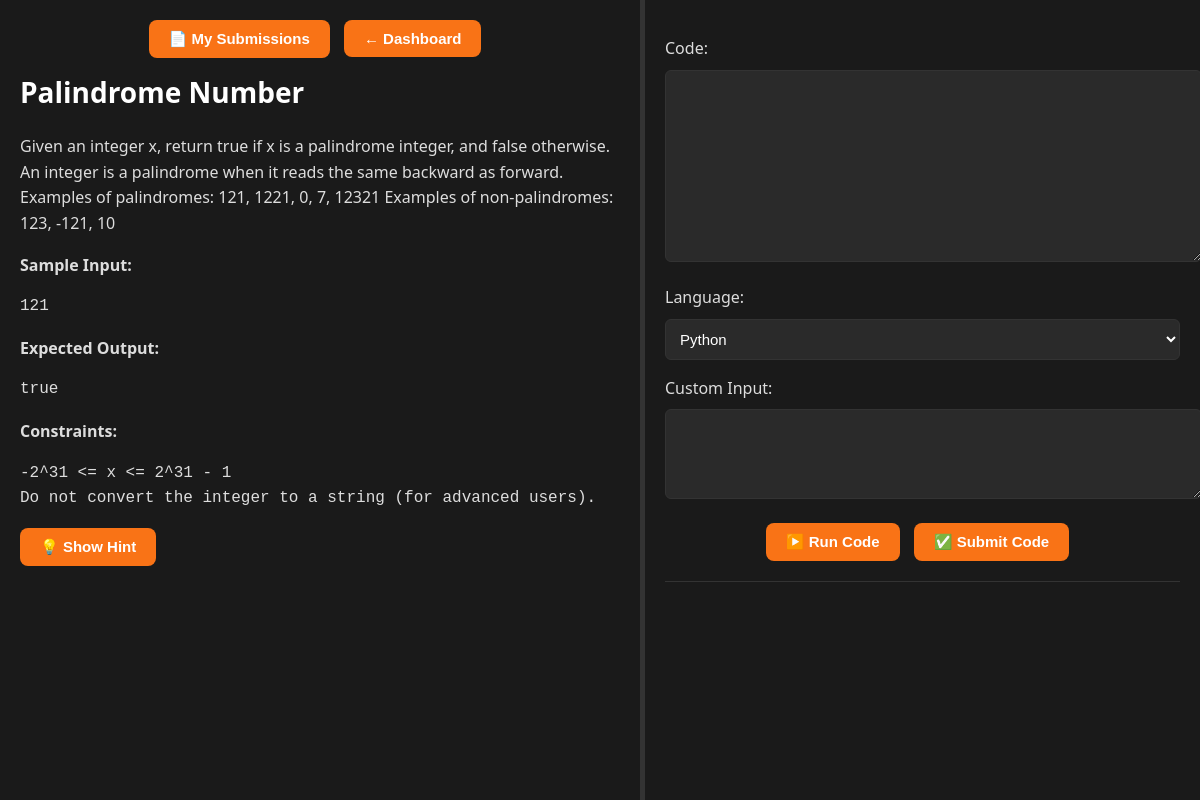
/executor/run/form/?problem_id=2 (signed in), run on the app's committed database.
### problems/models.py (models this page shows, shortened)
class Problem(models.Model):
    title = models.CharField(max_length=255)
    description = models.TextField()
    sample_input = models.TextField()
    sample_output = models.TextField()
    hidden_test_cases = models.JSONField(default=list)
    constraints = models.TextField(blank=True, null=True)  # Automatically adds current timestamp

### executor/views.py (the view)
# urls.py: path('run/form/', code_executor_form_view, name='html-code-run'),
@login_required
def code_executor_form_view(request):
    run_output = ""
    verdict = ""
    hidden_results = []
    problem = None
    problem_id = request.GET.get('problem_id')
    if problem_id:
        problem = get_object_or_404(Problem, pk=problem_id)
    if request.method == "POST":
        form = CodeExecutionForm(request.POST)
        if form.is_valid():
            code = form.cleaned_data['code']
            language = form.cleaned_data['language']
            custom_input = form.cleaned_data['custom_input']
            filename = "temp.py" if language == 'python' else "temp.c" if language == 'c' else "temp.cpp"
            with open(filename, "w") as f:
                f.write(code)
            action = request.POST.get('action')
            if custom_input and ' ' in custom_input:
                custom_input = custom_input.replace(' ', '\n')
            if action == 'run':
                if not custom_input.strip():
                    run_output = "⚠️ No custom input provided."
                else:
                    try:
                        start = time.time()
                        if language == 'python':
                            result = subprocess.run(["python3", filename], input=custom_input.encode(), capture_output=True, timeout=5)
                        elif language == 'c':
                            subprocess.run(["gcc", filename, "-o", "temp_c_exe"], check=True)
                            result = subprocess.run(["./temp_c_exe"], input=custom_input.encode(), capture_output=True, timeout=5)
                        elif language == 'cpp':
                            subprocess.run(["g++", filename, "-o", "temp_cpp_exe"], check=True)
                            result = subprocess.run(["./temp_cpp_exe"], input=custom_input.encode(), capture_output=True, timeout=5)
                        exec_time = time.time() - start
                        stdout = result.stdout.decode().strip()
                        stderr = result.stderr.decode().strip()
                        if exec_time > 4.8:
                            run_output = "⏱️ Time Limit Exceeded (TLE)"
                        else:
                            run_output = stdout if stdout else stderr or "No Output"
                    except subprocess.TimeoutExpired:
                        run_output = "⏱️ Time Limit Exceeded (TLE)"
                    except Exception as e:
                        run_output = f"❌ Error: {str(e)}"
            elif action == 'submit' and problem:
                try:
                    all_passed = True
                    hidden_test_results = []
                    for case in problem.hidden_test_cases:
                        h_input = case['input']
                        h_expected = case['output']
                        if ' ' in h_input:
                            h_input = h_input.replace(' ', '\n')
                        try:
                            result = subprocess.run(["python3", filename], input=h_input.encode(), capture_output=True, timeout=5)
                            h_actual = result.stdout.decode().strip()
                            passed = (h_actual == h_expected)
                        except subprocess.TimeoutExpired:
                            h_actual = "Time Limit Exceeded"
                            passed = False
                        hidden_test_results.append({
                            'input': h_input,
                            'expected': h_expected,
                            'actual': h_actual,
                            'result': 'Pass' if passed else 'Fail'
                        })
                        if not passed:
                            all_passed = False
                    verdict = "✅ Passed All Hidden Cases" if all_passed else "❌ Some Hidden Cases Failed"
                    hidden_results = hidden_test_results
                    if request.user.is_authenticated:
                        Submission.objects.create(
                            user=request.user,
                            problem=problem,
                            code=code,
                            language=language,
                            verdict=verdict
                        )
                        if all_passed:
                            already_solved = UserSolvedProblem.objects.filter(user=request.user, problem=problem).exists()
                            if not already_solved:
                                UserSolvedProblem.objects.create(user=request.user, problem=problem)
                                user = User.objects.get(pk=request.user.pk)
                                user.problems_solved = UserSolvedProblem.objects.filter(user=user).count()  # Safer: recalculate
                                user.save()
                except Exception as e:
                    verdict = f"❌ Error: {str(e)}"
    else:
        form = CodeExecutionForm()
    return render(request, 'executor/code_form.html', {
        'form': form,
        'run_output': run_output,
        'verdict': verdict,
        'hidden_results': hidden_results,
        'problem': problem,
    })

### executor/forms.py
class CodeExecutionForm(forms.Form):
    LANGUAGE_CHOICES = [
        ('python', 'Python'),
        ('c', 'C'),
        ('cpp', 'C++'),
    ]
    code = forms.CharField(widget=forms.Textarea(attrs={'rows': 10, 'cols': 80}))
    language = forms.ChoiceField(choices=[('python', 'Python'), ('c', 'C'), ('cpp', 'C++')])
    custom_input = forms.CharField(widget=forms.Textarea(attrs={'rows': 4, 'cols': 80}), required=False, label='Custom Input')

### executor/templates/executor/code_form.html (shortened to what this page needs)
<!DOCTYPE html>
<html>
<head>
</head>
<body>
<div class="main-container">
    <div class="left-panel">
        <div style="text-align: center; margin-bottom: 15px;">
        <a href="{% url 'problem_submissions' problem.id %}">
            <button class="top-btn">📄 My Submissions</button>
        </a>
        <a href="{% url 'dashboard' %}">
            <button class="top-btn">← Dashboard</button>
        </a>
        </div>
        {% if problem %}
            <h2>{{ problem.title }}</h2>
            <p>{{ problem.description }}</p>
            <p><strong>Sample Input:</strong> <pre>{{ problem.sample_input }}</pre></p>
            <p><strong>Expected Output:</strong> <pre>{{ problem.sample_output }}</pre></p>
            {% if problem.constraints %}
                <p><strong>Constraints:</strong> <pre>{{ problem.constraints }}</pre></p>
            {% endif %}
            <button onclick="fetchHint('{{ problem.id }}')">💡 Show Hint</button>
        {% endif %}
    </div>
    <div class="resizer"></div>
    <div class="right-panel">
        <form method="post">
            {{ form.as_p }}
            <div class="buttons">
                <button type="submit" name="action" value="run">▶️ Run Code</button>
                <button type="submit" name="action" value="submit">✅ Submit Code</button>
            </div>
        </form>
        <hr>
    </div>
</div>
</body>
</html>

### executor/templates/executor/code_form.html (style rules this page uses)
body { margin: 0; padding: 0; background-color: #0f0f0f; font-family: 'Segoe UI', Tahoma, Geneva, Verdana, sans-serif; overflow: hidden; }
.main-container { display: flex; height: 100vh; width: 100vw; }
.left-panel { flex: 0 0 50%; overflow-y: auto; padding: 20px; background-color: #1a1a1a; }
.right-panel { flex: 1; overflow-y: auto; padding: 20px; background-color: #1a1a1a; }
.resizer { width: 5px; background-color: #333; cursor: col-resize; }
h2 { font-size: 28px; color: #fff; margin-top: 10px; }
p, pre { font-size: 16px; line-height: 1.6; color: #ddd; }
a { color: #f97316; text-decoration: none; font-weight: bold; font-size: 16px; }
button { background-color: #f97316; color: white; padding: 10px 20px; margin-right: 10px; border: none; border-radius: 8px; cursor: pointer; font-size: 15px; transition: background-color 0.3s; font-weight: bold; }
.buttons { margin-top: 15px; text-align: center; }
textarea, select, input { width: 100%; padding: 10px; margin-top: 8px; border: 1px solid #333; border-radius: 6px; background-color: #2a2a2a; color: white; font-size: 15px; }
hr { margin-top: 20px; border: none; border-top: 1px solid #333; }

### data on the page
Problem: title "Palindrome Number", description "Given an integer x, return true if x is a palindrome integer, and false otherwise. An integer is a palindrome when it reads the same backward as forward. Examples of palindromes: 121, 1221, 0, 7, 12321 Examples of non-palindromes: 123, -121, 10", sample_input "121", sample_output "true", constraints "-2^31 <= x <= 2^31 - 1 Do not convert the integer to a string (for advanced users)."
